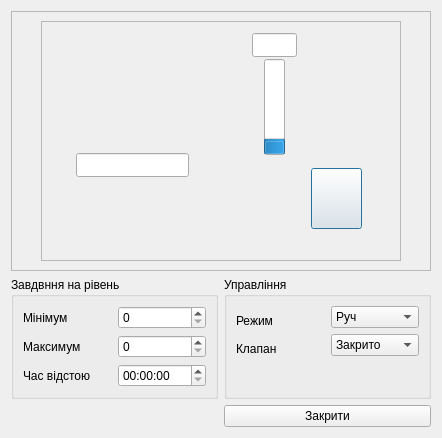
<?xml version="1.0" encoding="UTF-8"?>
<ui version="4.0">
 <class>dlgCessCtrl</class>
 <widget class="QDialog" name="dlgCessCtrl">
  <property name="geometry">
   <rect>
    <x>0</x>
    <y>0</y>
    <width>442</width>
    <height>422</height>
   </rect>
  </property>
  <property name="windowTitle">
   <string>Управління клапаном</string>
  </property>
  <layout class="QGridLayout" name="gridLayout_3">
   <item row="0" column="0" colspan="2">
    <widget class="QFrame" name="frame">
     <property name="minimumSize">
      <size>
       <width>161</width>
       <height>0</height>
      </size>
     </property>
     <property name="frameShape">
      <enum>QFrame::StyledPanel</enum>
     </property>
     <property name="frameShadow">
      <enum>QFrame::Raised</enum>
     </property>
     <layout class="QHBoxLayout" name="horizontalLayout">
      <item>
       <spacer name="horizontalSpacer">
        <property name="orientation">
         <enum>Qt::Horizontal</enum>
        </property>
        <property name="sizeHint" stdset="0">
         <size>
          <width>68</width>
          <height>20</height>
         </size>
        </property>
       </spacer>
      </item>
      <item>
       <widget class="QFrame" name="mnemo">
        <property name="sizePolicy">
         <sizepolicy hsizetype="Fixed" vsizetype="Fixed">
          <horstretch>0</horstretch>
          <verstretch>0</verstretch>
         </sizepolicy>
        </property>
        <property name="minimumSize">
         <size>
          <width>360</width>
          <height>240</height>
         </size>
        </property>
        <property name="baseSize">
         <size>
          <width>135</width>
          <height>135</height>
         </size>
        </property>
        <property name="styleSheet">
         <string notr="true">QFrame
{
	border-image: url(:/mnemo/CessPool.svg);
	background-repeat: no-repeat;
}</string>
        </property>
        <property name="frameShape">
         <enum>QFrame::StyledPanel</enum>
        </property>
        <property name="frameShadow">
         <enum>QFrame::Raised</enum>
        </property>
        <widget class="QProgressBar" name="s_pV">
         <property name="geometry">
          <rect>
           <x>223</x>
           <y>38</y>
           <width>21</width>
           <height>96</height>
          </rect>
         </property>
         <property name="maximum">
          <number>4000</number>
         </property>
         <property name="value">
          <number>500</number>
         </property>
         <property name="textVisible">
          <bool>false</bool>
         </property>
         <property name="orientation">
          <enum>Qt::Vertical</enum>
         </property>
        </widget>
        <widget class="QCheckBox" name="s_I_11">
         <property name="geometry">
          <rect>
           <x>12</x>
           <y>11</y>
           <width>16</width>
           <height>16</height>
          </rect>
         </property>
         <property name="styleSheet">
          <string notr="true">QCheckBox{
min-width: 16px;
min-height: 16px;
max-width: 16px;
max-height: 16px;
}
QCheckBox:checked
{
	image: url(:/butons/pict/bool_green_true_48x48.png);
}

QCheckBox:unchecked
{
	image: url(:/butons/pict/bool_green_false_48x48.png);
}

QCheckBox:indicator
{
	background: rgba(0, 0, 0, 0);
}
</string>
         </property>
         <property name="text">
          <string/>
         </property>
         <property name="checkable">
          <bool>true</bool>
         </property>
         <property name="checked">
          <bool>false</bool>
         </property>
        </widget>
        <widget class="QSlider" name="s_SP_max">
         <property name="geometry">
          <rect>
           <x>241</x>
           <y>34</y>
           <width>20</width>
           <height>104</height>
          </rect>
         </property>
         <property name="whatsThis">
          <string>Постійне завдання на перший параметер</string>
         </property>
         <property name="styleSheet">
          <string notr="true">QSlider::groove:vertical {
     background: rgba(0, 0, 0, 0);
/*     position: absolute;  абсолютная позиция в 4px слева и справа от виджета. установка полей виджета также будет работать... */
/*     left: 4px; right: 4px;*/
 }

 QSlider::handle:vertical {
	
	image: url(:/slider/pict/SP_1.png);
 }
</string>
         </property>
         <property name="maximum">
          <number>4000</number>
         </property>
         <property name="singleStep">
          <number>1</number>
         </property>
         <property name="pageStep">
          <number>40</number>
         </property>
         <property name="value">
          <number>0</number>
         </property>
         <property name="sliderPosition">
          <number>0</number>
         </property>
         <property name="tracking">
          <bool>false</bool>
         </property>
         <property name="orientation">
          <enum>Qt::Vertical</enum>
         </property>
         <property name="invertedAppearance">
          <bool>false</bool>
         </property>
         <property name="invertedControls">
          <bool>false</bool>
         </property>
         <property name="tickPosition">
          <enum>QSlider::NoTicks</enum>
         </property>
        </widget>
        <widget class="QSlider" name="s_SP_min">
         <property name="geometry">
          <rect>
           <x>206</x>
           <y>34</y>
           <width>20</width>
           <height>104</height>
          </rect>
         </property>
         <property name="whatsThis">
          <string>Розрахункове завдання</string>
         </property>
         <property name="styleSheet">
          <string notr="true">QSlider::groove:vertical {
     background: rgba(0, 0, 0, 0);
/*     position: absolute;  абсолютная позиция в 4px слева и справа от виджета. установка полей виджета также будет работать... */
/*     left: 4px; right: 4px;*/
 }

 QSlider::handle:vertical {
	image: url(:/slider/pict/SPR_1.png);
 }
</string>
         </property>
         <property name="maximum">
          <number>4000</number>
         </property>
         <property name="singleStep">
          <number>1</number>
         </property>
         <property name="pageStep">
          <number>80</number>
         </property>
         <property name="value">
          <number>0</number>
         </property>
         <property name="sliderPosition">
          <number>0</number>
         </property>
         <property name="tracking">
          <bool>false</bool>
         </property>
         <property name="orientation">
          <enum>Qt::Vertical</enum>
         </property>
         <property name="invertedAppearance">
          <bool>false</bool>
         </property>
         <property name="invertedControls">
          <bool>false</bool>
         </property>
         <property name="tickPosition">
          <enum>QSlider::NoTicks</enum>
         </property>
         <property name="tickInterval">
          <number>0</number>
         </property>
        </widget>
        <widget class="QLineEdit" name="s_lV">
         <property name="geometry">
          <rect>
           <x>211</x>
           <y>12</y>
           <width>45</width>
           <height>24</height>
          </rect>
         </property>
         <property name="alignment">
          <set>Qt::AlignCenter</set>
         </property>
         <property name="readOnly">
          <bool>true</bool>
         </property>
        </widget>
        <widget class="QLineEdit" name="s_V_26_t">
         <property name="geometry">
          <rect>
           <x>35</x>
           <y>132</y>
           <width>113</width>
           <height>24</height>
          </rect>
         </property>
         <property name="alignment">
          <set>Qt::AlignCenter</set>
         </property>
         <property name="readOnly">
          <bool>true</bool>
         </property>
        </widget>
        <widget class="QPushButton" name="Q_I_09">
         <property name="geometry">
          <rect>
           <x>270</x>
           <y>147</y>
           <width>51</width>
           <height>61</height>
          </rect>
         </property>
         <property name="sizePolicy">
          <sizepolicy hsizetype="Minimum" vsizetype="Minimum">
           <horstretch>0</horstretch>
           <verstretch>0</verstretch>
          </sizepolicy>
         </property>
         <property name="minimumSize">
          <size>
           <width>0</width>
           <height>0</height>
          </size>
         </property>
         <property name="text">
          <string/>
         </property>
         <property name="icon">
          <iconset resource="../../../lib/picture.qrc">
           <normaloff>:/butons/pict/klapan_diskrette_vert_off_na_25x46.png</normaloff>:/butons/pict/klapan_diskrette_vert_off_na_25x46.png</iconset>
         </property>
         <property name="iconSize">
          <size>
           <width>25</width>
           <height>46</height>
          </size>
         </property>
        </widget>
       </widget>
      </item>
      <item>
       <spacer name="horizontalSpacer_2">
        <property name="orientation">
         <enum>Qt::Horizontal</enum>
        </property>
        <property name="sizeHint" stdset="0">
         <size>
          <width>67</width>
          <height>20</height>
         </size>
        </property>
       </spacer>
      </item>
     </layout>
    </widget>
   </item>
   <item row="1" column="0">
    <widget class="QGroupBox" name="groupBox">
     <property name="title">
      <string>Завдвння на рівень</string>
     </property>
     <layout class="QGridLayout" name="gridLayout">
      <item row="0" column="0">
       <widget class="QLabel" name="label">
        <property name="text">
         <string>Мінімум</string>
        </property>
       </widget>
      </item>
      <item row="0" column="1">
       <widget class="QDoubleSpinBox" name="s_sSP_min">
        <property name="decimals">
         <number>0</number>
        </property>
        <property name="maximum">
         <double>100.000000000000000</double>
        </property>
       </widget>
      </item>
      <item row="1" column="0">
       <widget class="QLabel" name="label_2">
        <property name="text">
         <string>Максимум</string>
        </property>
       </widget>
      </item>
      <item row="1" column="1">
       <widget class="QDoubleSpinBox" name="s_sSP_max">
        <property name="decimals">
         <number>0</number>
        </property>
       </widget>
      </item>
      <item row="3" column="0">
       <spacer name="verticalSpacer">
        <property name="orientation">
         <enum>Qt::Vertical</enum>
        </property>
        <property name="sizeHint" stdset="0">
         <size>
          <width>20</width>
          <height>40</height>
         </size>
        </property>
       </spacer>
      </item>
      <item row="2" column="0">
       <widget class="QLabel" name="label_5">
        <property name="text">
         <string>Час відстою</string>
        </property>
       </widget>
      </item>
      <item row="2" column="1">
       <widget class="QTimeEdit" name="s_V_26_tz">
        <property name="displayFormat">
         <string>hh:mm:ss</string>
        </property>
       </widget>
      </item>
     </layout>
    </widget>
   </item>
   <item row="1" column="1">
    <widget class="QGroupBox" name="groupBox_2">
     <property name="title">
      <string>Управління</string>
     </property>
     <layout class="QGridLayout" name="gridLayout_2">
      <item row="0" column="0" rowspan="2">
       <widget class="QLabel" name="label_3">
        <property name="text">
         <string>Режим</string>
        </property>
       </widget>
      </item>
      <item row="0" column="1">
       <widget class="QComboBox" name="s_Am_Q_09">
        <item>
         <property name="text">
          <string>Руч</string>
         </property>
        </item>
        <item>
         <property name="text">
          <string>Авт</string>
         </property>
        </item>
       </widget>
      </item>
      <item row="2" column="0">
       <widget class="QLabel" name="label_4">
        <property name="text">
         <string>Клапан</string>
        </property>
       </widget>
      </item>
      <item row="1" column="1" rowspan="2">
       <widget class="QComboBox" name="s_Q_09">
        <item>
         <property name="text">
          <string>Закрито</string>
         </property>
        </item>
        <item>
         <property name="text">
          <string>Відкрито</string>
         </property>
        </item>
       </widget>
      </item>
      <item row="3" column="1">
       <spacer name="verticalSpacer_2">
        <property name="orientation">
         <enum>Qt::Vertical</enum>
        </property>
        <property name="sizeHint" stdset="0">
         <size>
          <width>20</width>
          <height>40</height>
         </size>
        </property>
       </spacer>
      </item>
     </layout>
    </widget>
   </item>
   <item row="2" column="1">
    <widget class="QPushButton" name="Close">
     <property name="text">
      <string>Закрити</string>
     </property>
    </widget>
   </item>
  </layout>
 </widget>
 <resources>
  <include location="text.qrc"/>
  <include location="../../../lib/picture.qrc"/>
 </resources>
 <connections>
  <connection>
   <sender>Close</sender>
   <signal>clicked()</signal>
   <receiver>dlgCessCtrl</receiver>
   <slot>accept()</slot>
   <hints>
    <hint type="sourcelabel">
     <x>518</x>
     <y>421</y>
    </hint>
    <hint type="destinationlabel">
     <x>298</x>
     <y>220</y>
    </hint>
   </hints>
  </connection>
 </connections>
</ui>
